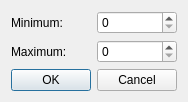
<?xml version="1.0" encoding="UTF-8"?>
<ui version="4.0">
 <class>RangeSelectDialog</class>
 <widget class="QDialog" name="RangeSelectDialog">
  <property name="geometry">
   <rect>
    <x>0</x>
    <y>0</y>
    <width>183</width>
    <height>97</height>
   </rect>
  </property>
  <property name="contextMenuPolicy">
   <enum>Qt::NoContextMenu</enum>
  </property>
  <property name="windowTitle">
   <string>Range select</string>
  </property>
  <layout class="QVBoxLayout" name="verticalLayout">
   <item>
    <layout class="QHBoxLayout" name="horizontalLayout">
     <item>
      <widget class="QLabel" name="minLabel">
       <property name="text">
        <string>Minimum:</string>
       </property>
      </widget>
     </item>
     <item>
      <widget class="QSpinBox" name="minBox"/>
     </item>
    </layout>
   </item>
   <item>
    <layout class="QHBoxLayout" name="horizontalLayout_2">
     <item>
      <widget class="QLabel" name="maxLabel">
       <property name="text">
        <string>Maximum:</string>
       </property>
      </widget>
     </item>
     <item>
      <widget class="QSpinBox" name="maxBox"/>
     </item>
    </layout>
   </item>
   <item>
    <widget class="QDialogButtonBox" name="buttonBox">
     <property name="orientation">
      <enum>Qt::Horizontal</enum>
     </property>
     <property name="standardButtons">
      <set>QDialogButtonBox::Cancel|QDialogButtonBox::Ok</set>
     </property>
    </widget>
   </item>
  </layout>
 </widget>
 <resources/>
 <connections/>
</ui>
